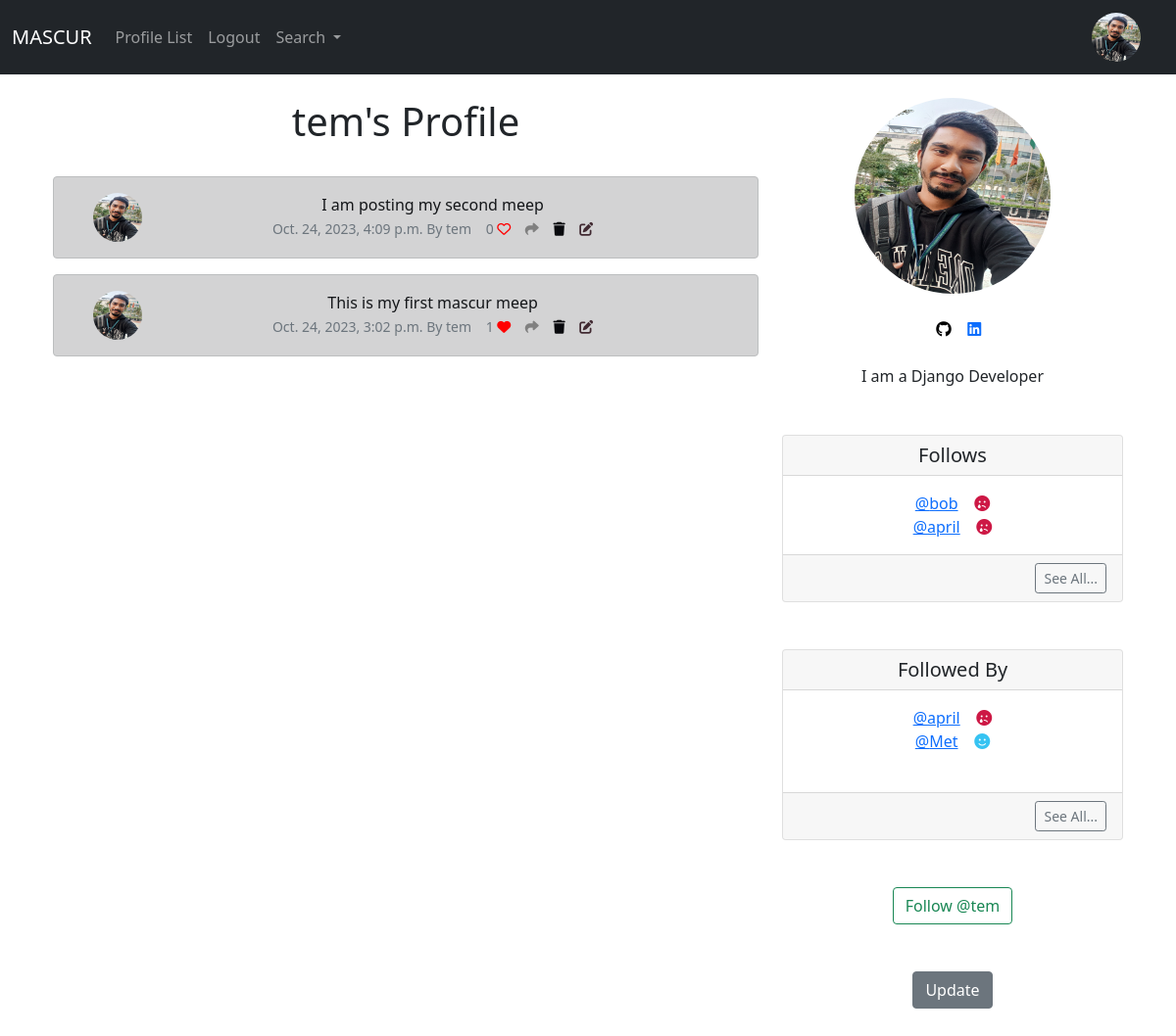
Screenshot of /profile/1 (signed in) with the database file from the repository.
### twitterApp/models.py (models this page shows, shortened)
class Profile(models.Model):
    user = models.OneToOneField(User,on_delete=models.CASCADE)
    follow = models.ManyToManyField("self",
                                    related_name="followed_by",
                                    symmetrical=False,
                                    blank=True)
    date_modified = models.DateTimeField(User,auto_now=True)
    profile_img = models.ImageField(null=True,blank=True,upload_to="images/")
    profile_bio = models.CharField(null=True,blank=True,max_length=500)
    homepage_link = models.CharField(null=True,blank=True,max_length=100)
    facebook_link = models.CharField(null=True,blank=True,max_length=100)
    instagram_link = models.CharField(null=True,blank=True,max_length=100)
    github_link = models.CharField(null=True,blank=True,max_length=100)
    linkedin_link = models.CharField(null=True,blank=True,max_length=100)
    def __str__(self):
        return self.user.username

class Meep(models.Model):
    user = models.ForeignKey(
        User,related_name="meeps",
        on_delete=models.DO_NOTHING
    )
    body = models.CharField(max_length=200)
    created_at = models.DateTimeField(auto_now_add=True)
    likes = models.ManyToManyField(User,related_name="meep_like",blank=True)
    def number_of_likes(self):
        return self.likes.count()

### twitterApp/views.py (the view, shortened to what this page needs)
# urls.py: path('profile/<int:pk>',views.profile,name='profile'),
def profile(request,pk):
    if request.user.is_authenticated:
        profile = Profile.objects.get(user_id=pk)
        meeps = Meep.objects.filter(user_id=pk).order_by("-created_at")
        return render(request,"profile.html",{'profile':profile,'meeps':meeps})
    else:
        messages.success(request, ("You must be logged in to view this page"))
        return redirect('home')

### twitterApp/templates/profile.html (shortened to what this page needs)
{% extends 'base.html' %}
{% load static %}
{% block content %}
{% if profile %}
<div class="container text-center">
    <div class="row">
        <div class="col-8">
        <h1>{{profile.user.username}}'s Profile</h1><br/>
            {% if meeps %}
                {% for meep in meeps %}
                            <div class="alert alert-dark" role="alert">
                                <div class="container">
                                    <div class="row">
                                        <div class="col-1">
                                        {% if profile.profile_img%}
                                            <img src="{{profile.profile_img.url}}"
                                                 width=50 height=50 class="rounded-circle" alt="{{profile.user.username}}"/>
                                            {% else%}
                                             <img src="{% static 'images/mypic.jpg' %}" width=50 height=50 class="rounded-circle" alt="{{profile.user.username}}"/>
                                            {% endif %}
                                        </div>
                                        <div class="col-11">
                                          {{meep.body}}<br/>
                                <small class="text-muted">
                                    {{meep.created_at}} By {{meep.user.username}}
                                    {{meep.number_of_likes}}
                                    {% if user in meep.likes.all %}
                                <a href="{% url 'meep_like' meep.id%}"><i class="fa-solid fa-heart" style="color:red"></i></a>
                                {% else %}
                                <a href="{% url 'meep_like' meep.id%}"><i class="fa fa-heart-o" style="color:red"></i></a>
                                {% endif %}
                                <a href="{% url 'meep_show' meep.id %}"><i class="fa-solid fa-share" style="color:gray"></i></a>
                                    {% if request.user.username == profile.user.username %}
                                    <a href="{% url 'delete_meep' meep.id %}"><i class="fa-solid fa-trash" style="color: #08090d;"></i></a>
                                    <a href="{% url 'edit_meep' meep.id %}"><i class="fa-solid fa-pen-to-square" style="color: #412a32;"></i></a>
                                    {% endif %}
                                </small>
                                        </div>
                            </div>
                                </div>
                                </div>
                {% endfor %}
            {% endif %}
        </div>
        <div class="col-4">
            {% if profile.profile_img%}
                <img src="{{profile.profile_img.url}}" width="200" height="200" class="rounded-circle"/>
            {% endif %}
            <br/>
            <br/>
            {% if profile.github_link%}
            <a href="{{profile.github_link}}" target="new"><i class="fa-brands fa-github" style="color:black"></i></a>
            {% endif %}
            {% if profile.linkedin_link%}
            <a href="{{profile.linkedin_link}}" target="new"><i class="fa-brands fa-linkedin"></i></a>
            {% endif %}
            <br/><br/>
            {% if profile.profile_bio%}
            {{profile.profile_bio}}<br/>
            {% endif %}
            <br/><br/>
            <div class="card">
                  <h5 class="card-header">Follows</h5>
                  <div class="card-body">
                    <p class="card-text">
                        {% for following in profile.follow.all %}
                                    <a href="{% url 'profile' following.user.id %}" >@{{following}}</a>
                                    <a href="{% url 'unfollow' following.user.id %}"><i class="fa-solid fa-face-sad-tear" style="color: #cd1845;"></i></a>
                        <br/>
                                {% endfor %}
                    </p>
                  </div>
                <div class="card-footer text-end">
                  <a href="{% url 'follows' profile.user.id%}" class="btn btn-sm btn-outline-secondary">See All...</a>
              </div>
            </div>
                <br/><br/>
            <div class="card">
              <h5 class="card-header">Followed By</h5>
              <div class="card-body">
                <p class="card-text">
                    {% for following in profile.followed_by.all %}
                            <a href="{% url 'profile' following.user.id %}" >@{{following}}</a>
                                {% if following in profile.follow.all %}
                                    <a href="{% url 'unfollow' following.user.id %}"><i class="fa-solid fa-face-sad-tear" style="color: #cd1845;"></i></a>
                                {% else %}
                                    <a href="{% url 'follow' following.user.id %}"><i class="fa-solid fa-face-smile" style="color: #36c3f2;"></i></a>
                                {% endif %}
                    <br/>
                            {% endfor %}
                    <br/>
                </p>
              </div>
                <div class="card-footer text-end">
                  <a href="{% url 'followers' profile.user.id%}" class="btn btn-sm btn-outline-secondary">See All...</a>
              </div>
            </div>
            <br/><br/>
            <form method=POST>
                {% if profile in request.user.id %}
                        NOTHING
                {% else %}
                {% if profile in user.profile.follow.all %}
                    <button class="btn btn-outline-danger" name="follow" value="unfollow" type="submit">
                        Unfollow @{{ profile.user.username|lower}}
                    </button>
                {% else%}
                    <button class="btn btn-outline-success" name="follow" value="follow" type="submit">
                        Follow @{{ profile.user.username|lower}}
                    </button>
                {% endif %}
                {% endif %}
            </form>
            <br/><br/>
            {% if request.user.id == profile.user.id %}
            <a href="{% url 'update_user' %}" class="btn btn-secondary">Update</a>
            <br/><br/><br/><br/>
            {% endif %}
        </div>
    </div>
</div>
{% endif %}
{% endblock %}

### twitterApp/templates/navbar.html (shortened to what this page needs)
<nav class="navbar navbar-expand-lg navbar-dark bg-dark">
  <div class="container-fluid">
    <a class="navbar-brand" href="{% url 'home' %}">MASCUR</a>
    <div class="collapse navbar-collapse" id="navbarSupportedContent">
      <ul class="navbar-nav me-auto mb-2 mb-lg-0">
        <li class="nav-item">
          <a class="nav-link" href="{% url 'profile_list' %}">Profile List</a>
        </li>
        {% if user.is_authenticated%}
        <li class="nav-item">
          <a class="nav-link" href="{% url 'logout' %}">Logout</a>
        </li>
        {% endif %}
        <li class="nav-item dropdown">
          <a class="nav-link dropdown-toggle" href="#" id="navbarDropdownMenuLink" role="button" data-bs-toggle="dropdown" aria-expanded="false">
            Search
          </a>
        </li>
      </ul>
      {% if user.is_authenticated%}
        {% if user.profile.profile_img %}
          <ul class="navbar-nav ml-auto">
            <li class="nav-link navbar-brand">
              <a href="{% url 'profile' request.user.id %}">
             <img src="{{user.profile.profile_img.url}}" width=50 height=50 class="rounded-circle" alt="{{meep.user.profile.user.username}}"/>
              </a>
            </li>
          </ul>
        {% endif %}
      {% endif %}
    </div>
  </div>
</nav>

### rows the page displays
Profile: user.username "tem", profile_img (picture), profile_bio "I am a Django Developer"
Meep: profile_img (picture), body "I am posting my second meep", created_at "Oct. 24, 2023, 4:09 p.m.", user.username "tem", number_of_likes "0"
Meep: profile_img (picture), body "This is my first mascur meep", created_at "Oct. 24, 2023, 3:02 p.m.", user.username "tem", number_of_likes "1"
Profile: user.username "bob"
Profile: user.username "april"
Profile: user.username "Met"
